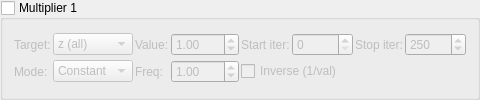
   <widget class="MyGroupBox" name="groupCheck_transf_function_enabledBx_false">
    <property name="title"><string>Multiplier 1</string></property>
    <property name="checkable"><bool>true</bool></property>
    <property name="checked"><bool>false</bool></property>
    <layout class="QGridLayout" name="gridLayout_mult1">
     <property name="spacing"><number>2</number></property>
     <item row="0" column="0">
      <widget class="QLabel"><property name="text"><string>Target:</string></property></widget>
     </item>
     <item row="0" column="1">
      <widget class="MyComboBox" name="comboBox_transf_multiplier_mode_1">
       <item><property name="text"><string notr="true">z (all)</string></property></item>
       <item><property name="text"><string notr="true">z.x</string></property></item>
       <item><property name="text"><string notr="true">z.y</string></property></item>
       <item><property name="text"><string notr="true">z.z</string></property></item>
       <item><property name="text"><string notr="true">DE</string></property></item>
       <item><property name="text"><string notr="true">color</string></property></item>
        <item><property name="text"><string notr="true">z.w</string></property></item>
        <item><property name="text"><string notr="true">z.xy</string></property></item>
        <item><property name="text"><string notr="true">z.xz</string></property></item>
        <item><property name="text"><string notr="true">z.yz</string></property></item>
      </widget>
     </item>
     <item row="0" column="2">
      <widget class="QLabel"><property name="text"><string>Value:</string></property></widget>
     </item>
     <item row="0" column="3">
      <widget class="MyDoubleSpinBox" name="spinbox_transf_scale_4">
       <property name="minimum"><double>-100.0</double></property><property name="maximum"><double>100.0</double></property>
       <property name="singleStep"><double>0.01</double></property><property name="value"><double>1.0</double></property>
      </widget>
     </item>
     <item row="0" column="4">
      <widget class="QLabel"><property name="text"><string>Start iter:</string></property></widget>
     </item>
     <item row="0" column="5">
      <widget class="MySpinBox" name="spinboxInt_transf_start_iterations_B">
       <property name="minimum"><number>0</number></property><property name="maximum"><number>10000</number></property>
       <property name="value"><number>0</number></property>
      </widget>
     </item>
     <item row="0" column="6">
      <widget class="QLabel"><property name="text"><string>Stop iter:</string></property></widget>
     </item>
     <item row="0" column="7">
      <widget class="MySpinBox" name="spinboxInt_transf_stop_iterations_B">
       <property name="minimum"><number>0</number></property><property name="maximum"><number>10000</number></property>
       <property name="value"><number>250</number></property>
      </widget>
     </item>
      <item row="1" column="0">
       <widget class="QLabel"><property name="text"><string>Mode:</string></property></widget>
      </item>
      <item row="1" column="1">
       <widget class="MyComboBox" name="comboBox_transf_multiplier_value_mode_1">
        <item><property name="text"><string notr="true">Constant</string></property></item>
        <item><property name="text"><string notr="true">Sine</string></property></item>
        <item><property name="text"><string notr="true">Ramp</string></property></item>
       </widget>
      </item>
      <item row="1" column="2">
       <widget class="QLabel"><property name="text"><string>Freq:</string></property></widget>
      </item>
      <item row="1" column="3">
       <widget class="MyDoubleSpinBox" name="spinbox_transf_multiplier_frequency_1">
        <property name="minimum"><double>0.01</double></property><property name="maximum"><double>100.0</double></property>
        <property name="singleStep"><double>0.1</double></property><property name="value"><double>1.0</double></property>
       </widget>
      </item>
      <item row="1" column="4" colspan="2">
       <widget class="MyCheckBox" name="checkBox_transf_multiplier_inverse_1">
        <property name="text"><string>Inverse (1/val)</string></property>
       </widget>
      </item>
    </layout>
   </widget>
